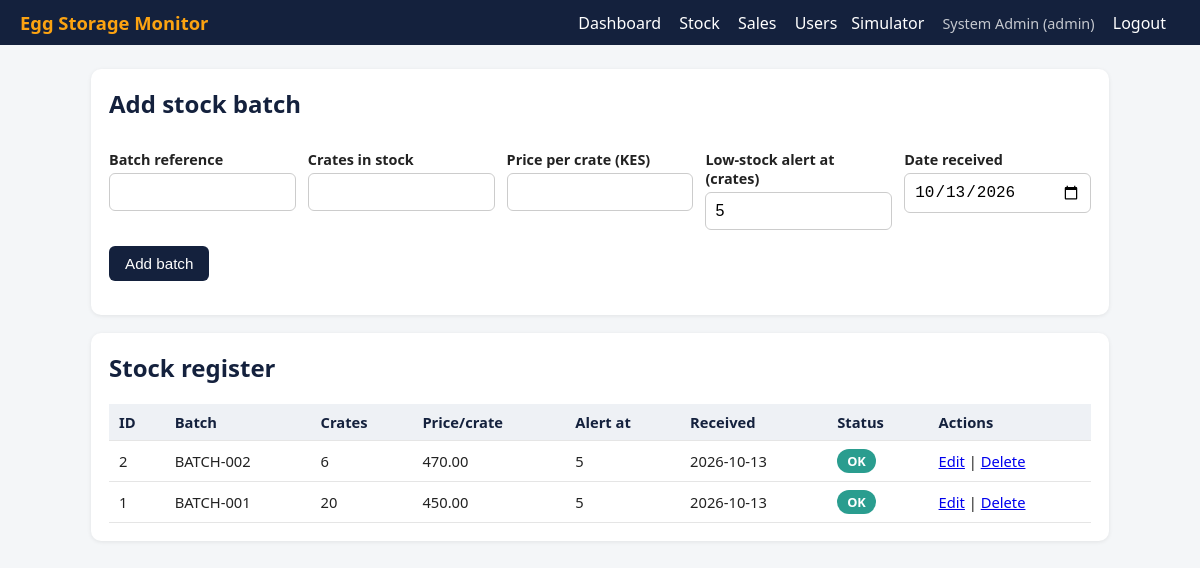
Screenshot of /stock.php (signed in) with the database file from the repository.
### tables this page shows
CREATE TABLE IF NOT EXISTS stock_registers (
  id              INT AUTO_INCREMENT PRIMARY KEY,
  batch_ref       VARCHAR(50) NOT NULL,
  crates_in_stock INT NOT NULL DEFAULT 0,
  price_per_crate DECIMAL(10,2) NOT NULL,
  low_stock_level INT NOT NULL DEFAULT 5,         
  received_date   DATE NOT NULL,
  updated_at      TIMESTAMP NOT NULL DEFAULT CURRENT_TIMESTAMP ON UPDATE CURRENT_TIMESTAMP
);

### auth.php (called while the page is built, shortened)
<?php
require_once __DIR__ . '/db.php';
function e($v): string { return htmlspecialchars((string)$v, ENT_QUOTES, 'UTF-8'); }
function current_user(): ?array { return $_SESSION['user'] ?? null; }

### db.php (called while the page is built, shortened)
<?php
function db(): PDO {
    static $pdo = null;
    if ($pdo === null) {
        $dsn = 'mysql:host=' . DB_HOST . ';dbname=' . DB_NAME . ';charset=utf8mb4';
        $pdo = new PDO($dsn, DB_USER, DB_PASS, [
            PDO::ATTR_ERRMODE            => PDO::ERRMODE_EXCEPTION,
            PDO::ATTR_DEFAULT_FETCH_MODE => PDO::FETCH_ASSOC,
            PDO::ATTR_EMULATE_PREPARES   => false,
        ]);
    }
    return $pdo;
}

### stock.php (the view, shortened to what this page needs)
<?php
require_once __DIR__ . '/auth.php';
$edit = null;
$rows = db()->query('SELECT * FROM stock_registers ORDER BY id DESC')->fetchAll();
require __DIR__ . '/partials/header.php';
?>
<div class="card">
  <h2><?= $edit ? 'Edit stock batch' : 'Add stock batch' ?></h2>
  <form method="post">
    <div class="row">
      <div><label>Batch reference</label><input name="batch_ref" value="<?= e($edit['batch_ref'] ?? '') ?>" required></div>
      <div><label>Crates in stock</label><input type="number" min="0" name="crates_in_stock" value="<?= e($edit['crates_in_stock'] ?? '') ?>" required></div>
      <div><label>Price per crate (KES)</label><input type="number" step="0.01" min="0" name="price_per_crate" value="<?= e($edit['price_per_crate'] ?? '') ?>" required></div>
      <div><label>Low-stock alert at (crates)</label><input type="number" min="0" name="low_stock_level" value="<?= e($edit['low_stock_level'] ?? 5) ?>" required></div>
      <div><label>Date received</label><input type="date" name="received_date" value="<?= e($edit['received_date'] ?? date('Y-m-d')) ?>" required></div>
    </div>
    <p><button type="submit"><?= $edit ? 'Save changes' : 'Add batch' ?></button>
       <?php if ($edit): ?> <a class="btn" href="stock.php">Cancel</a><?php endif; ?></p>
  </form>
</div>
<div class="card">
  <h2>Stock register</h2>
  <table>
    <tr><th>ID</th><th>Batch</th><th>Crates</th><th>Price/crate</th><th>Alert at</th><th>Received</th><th>Status</th><th>Actions</th></tr>
    <?php foreach ($rows as $r): $isLow = $r['crates_in_stock'] <= $r['low_stock_level']; ?>
    <tr>
      <td><?= $r['id'] ?></td><td><?= e($r['batch_ref']) ?></td><td><?= $r['crates_in_stock'] ?></td>
      <td><?= number_format($r['price_per_crate'], 2) ?></td><td><?= $r['low_stock_level'] ?></td>
      <td><?= e($r['received_date']) ?></td>
      <td><span class="badge <?= $isLow ? 'warn' : 'ok' ?>"><?= $isLow ? 'LOW' : 'OK' ?></span></td>
      <td><a href="stock.php?edit=<?= $r['id'] ?>">Edit</a> | <a href="stock.php?delete=<?= $r['id'] ?>">Delete</a></td>
    </tr>
    <?php endforeach; ?>
  </table>
</div>
<?php require __DIR__ . '/partials/footer.php';

### partials/header.php (shortened to what this page needs)
<?php
$u = current_user();
?><!DOCTYPE html>
<html lang="en">
<head>
<link rel="stylesheet" href="assets/style.css">
</head>
<body>
<header class="topbar">
  <div class="brand">Egg Storage Monitor</div>
  <?php if ($u): ?>
  <nav>
    <a href="dashboard.php">Dashboard</a>
    <?php if (in_array($u['role'], ['admin', 'supplier'], true)): ?><a href="stock.php">Stock</a><?php endif; ?>
    <?php if (in_array($u['role'], ['admin', 'vendor'], true)): ?><a href="sales.php">Sales</a><?php endif; ?>
    <?php if ($u['role'] === 'admin'): ?><a href="users.php">Users</a><a href="simulate.php">Simulator</a><?php endif; ?>
    <span class="who"><?= e($u['full_name']) ?> (<?= e($u['role']) ?>)</span>
    <a href="logout.php">Logout</a>
  </nav>
  <?php endif; ?>
</header>
<main class="container">

### partials/footer.php
</main>
</body>
</html>

### assets/style.css (style rules this page uses)
:root { --navy:#14213d;--gold:#fca311;--teal:#2a9d8f;--bg:#f4f6f8;--red:#d62828;--green:#2a9d8f }
* { box-sizing:border-box }
body { margin:0;font-family:Segoe UI,Arial,sans-serif;background:var(--bg);color:#222 }
.topbar { background:var(--navy);color:#fff;display:flex;flex-wrap:wrap;align-items:center;justify-content:space-between;padding:10px 20px }
.brand { font-weight:700;font-size:1.15rem;color:var(--gold) }
nav a { color:#fff;text-decoration:none;margin-right:14px }
.who { opacity:.75;margin-right:14px;font-size:.9rem }
.container { max-width:1050px;margin:24px auto;padding:0 16px }
.card { background:#fff;border-radius:10px;padding:18px;box-shadow:0 1px 4px rgba(0,0,0,.08);margin-bottom:18px }
.card h2,.card h3 { margin-top:0;color:var(--navy) }
.badge { display:inline-block;padding:3px 10px;border-radius:12px;font-size:.8rem;font-weight:600;color:#fff }
.badge.ok { background:var(--green) }
label { display:block;margin:10px 0 4px;font-weight:600;font-size:.9rem }
input,select { width:100%;padding:9px;border:1px solid #ccc;border-radius:6px;font-size:1rem }
button,.btn { background:var(--navy);color:#fff;border:0;padding:9px 16px;border-radius:6px;cursor:pointer;font-size:.95rem;text-decoration:none;display:inline-block }
table { width:100%;border-collapse:collapse }
th,td { padding:8px 10px;border-bottom:1px solid #e5e5e5;text-align:left;font-size:.92rem }
th { background:#eef1f5;color:var(--navy) }
.row { display:flex;gap:12px;flex-wrap:wrap }
.row>div { flex:1;min-width:150px }

### rows the page displays
stock_registers: id "2", batch_ref "BATCH-002", crates_in_stock "6", price_per_crate "470.00", low_stock_level "5", received_date "2026-10-13", shows "OK"
stock_registers: id "1", batch_ref "BATCH-001", crates_in_stock "20", price_per_crate "450.00", low_stock_level "5", received_date "2026-10-13", shows "OK"

### other values shown
$u['full_name'] "System Admin"
$u['role'] "admin"
